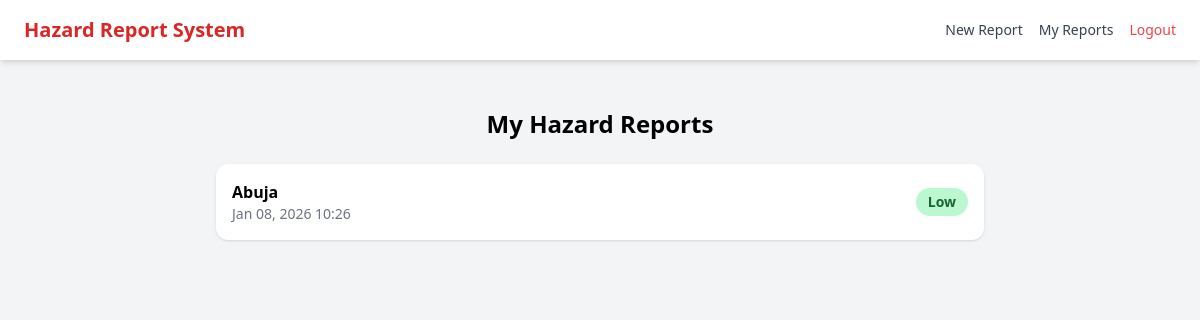
/my-reports/ (signed in), run on the app's committed database.
### reports/models.py (models this page shows, shortened)
class HazardReport(models.Model):
    SEVERITY_CHOICES = [
        ('A', 'Catastrophic'),
        ('B', 'Hazardous'),
        ('C', 'Major'),
        ('D', 'Minor'),
        ('E', 'Negligible')
    ]
    PROBABILITY_CHOICES = [
        (5, 'Frequent'),
        (4, 'Occasional'),
        (3, 'Remote'),
        (2, 'Improbable'),
        (1, 'Extremely Improbable'),
    ]
    RISK_LEVEL_CHOICES = [
        ('High', 'High'),
        ('Medium', 'Medium'),
        ('Low', 'Low'),
    ]
    STATUS_CHOICES = [
        ('Submitted', 'Submitted'),
        ('Reviewed', 'Reviewed'),
        ('Closed', 'Closed'),
    ]
    date = models.DateField()
    time = models.TimeField()
    location = models.CharField(max_length=255)
    description = models.TextField()
    severity = models.CharField(max_length=1, choices=SEVERITY_CHOICES)
    probability = models.IntegerField(choices=PROBABILITY_CHOICES)
    risk_level = models.CharField(max_length=10, choices=RISK_LEVEL_CHOICES)
    risk_tolerability = models.CharField(max_length=50)
    reporter = models.ForeignKey(User, on_delete=models.CASCADE)
    reporter_name = models.CharField(max_length=255)  # optional, if you want extra name
    contact_info = models.CharField(max_length=255)
    immediate_actions = models.TextField()
    recommended_actions = models.TextField()  # fixed typo
    status = models.CharField(max_length=20, choices=STATUS_CHOICES, default='Submitted')
    supervisor_notes = models.TextField(blank=True, null=True)
    reviewed_by = models.ForeignKey(
        User,
        on_delete=models.SET_NULL,
        null=True,
        blank=True,
        related_name='reviewed_reports'
    )
    created_at = models.DateTimeField(auto_now_add=True)

### reports/views.py (the view)
# urls.py: path('my-reports/', views.my_reports, name='my_reports'),
@login_required
def my_reports(request):
    reports = HazardReport.objects.filter(reporter=request.user).order_by('-created_at')
    return render(request, 'reports/my_reports.html', {'reports': reports})

### reports/context_processors.py (called while the page is built)
def supervisor_flag(request):
    user = getattr(request, 'user', None)
    is_supervisor = False
    if user and user.is_authenticated:
        is_supervisor = user.groups.filter(name='Supervisor').exists()
    return {'is_supervisor': is_supervisor}

### templates/reports/my_reports.html
{% extends "base.html" %}
{% block content %}
<div class="max-w-3xl mx-auto mt-12">
    <h2 class="text-2xl font-bold mb-6 text-center">My Hazard Reports</h2>
    <div class="grid gap-4">
        {% for report in reports %}
        <div class="bg-white p-4 rounded-xl shadow flex justify-between items-center hover:shadow-lg transition">
            <div>
                <p class="font-semibold">{{ report.location }}</p>
                <p class="text-sm text-gray-500">{{ report.created_at|date:"M d, Y H:i" }}</p>
            </div>
            <span class="px-3 py-1 rounded-full text-sm font-semibold
                {% if report.risk_level == 'High' %} bg-red-200 text-red-800
                {% elif report.risk_level == 'Medium' %} bg-yellow-200 text-yellow-800
                {% else %} bg-green-200 text-green-800 {% endif %}
            ">
                {{ report.risk_level }}
            </span>
        </div>
        {% empty %}
        <div class="bg-white p-6 rounded-xl shadow text-center">
            <p class="text-gray-600">You haven’t submitted any hazard reports yet.</p>
        </div>
        {% endfor %}
    </div>
</div>
{% endblock %}

### data on the page
HazardReport: location "Abuja", created_at "Jan 08, 2026 10:26", risk_level "Low"
